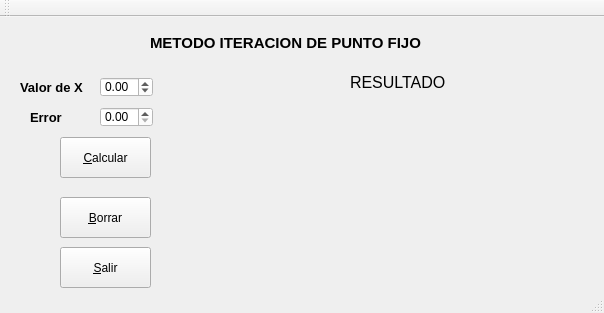
<?xml version="1.0" encoding="UTF-8"?>
<ui version="4.0">
 <class>puntofijo</class>
 <widget class="QMainWindow" name="puntofijo">
  <property name="geometry">
   <rect>
    <x>0</x>
    <y>0</y>
    <width>604</width>
    <height>313</height>
   </rect>
  </property>
  <property name="windowTitle">
   <string>puntofijo</string>
  </property>
  <property name="styleSheet">
   <string notr="true"/>
  </property>
  <widget class="QWidget" name="centralWidget">
   <widget class="QPushButton" name="SALIR">
    <property name="geometry">
     <rect>
      <x>60</x>
      <y>230</y>
      <width>91</width>
      <height>41</height>
     </rect>
    </property>
    <property name="styleSheet">
     <string notr="true"/>
    </property>
    <property name="text">
     <string>&amp;Salir</string>
    </property>
   </widget>
   <widget class="QPushButton" name="borrar">
    <property name="geometry">
     <rect>
      <x>60</x>
      <y>180</y>
      <width>91</width>
      <height>41</height>
     </rect>
    </property>
    <property name="styleSheet">
     <string notr="true"/>
    </property>
    <property name="text">
     <string>&amp;Borrar</string>
    </property>
   </widget>
   <widget class="QPushButton" name="calcular">
    <property name="enabled">
     <bool>true</bool>
    </property>
    <property name="geometry">
     <rect>
      <x>60</x>
      <y>120</y>
      <width>91</width>
      <height>41</height>
     </rect>
    </property>
    <property name="styleSheet">
     <string notr="true"/>
    </property>
    <property name="text">
     <string>&amp;Calcular</string>
    </property>
   </widget>
   <widget class="QDoubleSpinBox" name="error">
    <property name="geometry">
     <rect>
      <x>100</x>
      <y>90</y>
      <width>53</width>
      <height>20</height>
     </rect>
    </property>
    <property name="styleSheet">
     <string notr="true">background-color: rgb(255, 255, 255);</string>
    </property>
    <property name="decimals">
     <number>2</number>
    </property>
   </widget>
   <widget class="QDoubleSpinBox" name="x">
    <property name="geometry">
     <rect>
      <x>100</x>
      <y>60</y>
      <width>53</width>
      <height>20</height>
     </rect>
    </property>
    <property name="styleSheet">
     <string notr="true">background-color: rgb(255, 255, 255);
</string>
    </property>
    <property name="decimals">
     <number>2</number>
    </property>
    <property name="minimum">
     <double>-99.000000000000000</double>
    </property>
   </widget>
   <widget class="QLabel" name="label">
    <property name="geometry">
     <rect>
      <x>30</x>
      <y>90</y>
      <width>41</width>
      <height>21</height>
     </rect>
    </property>
    <property name="font">
     <font>
      <pointsize>10</pointsize>
      <weight>75</weight>
      <bold>true</bold>
     </font>
    </property>
    <property name="styleSheet">
     <string notr="true"/>
    </property>
    <property name="text">
     <string>Error</string>
    </property>
   </widget>
   <widget class="QLabel" name="label_2">
    <property name="geometry">
     <rect>
      <x>20</x>
      <y>60</y>
      <width>71</width>
      <height>21</height>
     </rect>
    </property>
    <property name="font">
     <font>
      <pointsize>10</pointsize>
      <weight>75</weight>
      <bold>true</bold>
     </font>
    </property>
    <property name="styleSheet">
     <string notr="true"/>
    </property>
    <property name="text">
     <string>Valor de X</string>
    </property>
   </widget>
   <widget class="QLabel" name="label_4">
    <property name="geometry">
     <rect>
      <x>350</x>
      <y>50</y>
      <width>101</width>
      <height>31</height>
     </rect>
    </property>
    <property name="font">
     <font>
      <family>MS Shell Dlg 2</family>
      <pointsize>12</pointsize>
      <weight>50</weight>
      <italic>false</italic>
      <bold>false</bold>
     </font>
    </property>
    <property name="styleSheet">
     <string notr="true"/>
    </property>
    <property name="text">
     <string>RESULTADO</string>
    </property>
   </widget>
   <widget class="QLabel" name="Resultado">
    <property name="geometry">
     <rect>
      <x>260</x>
      <y>100</y>
      <width>301</width>
      <height>181</height>
     </rect>
    </property>
    <property name="styleSheet">
     <string notr="true">color: rgb(0, 85, 0);
font: 75 12pt &quot;MS Shell Dlg 2&quot;;</string>
    </property>
    <property name="text">
     <string/>
    </property>
   </widget>
   <widget class="QLabel" name="label_3">
    <property name="geometry">
     <rect>
      <x>150</x>
      <y>10</y>
      <width>331</width>
      <height>31</height>
     </rect>
    </property>
    <property name="font">
     <font>
      <pointsize>11</pointsize>
      <weight>75</weight>
      <bold>true</bold>
     </font>
    </property>
    <property name="styleSheet">
     <string notr="true"/>
    </property>
    <property name="text">
     <string>METODO ITERACION DE PUNTO FIJO</string>
    </property>
   </widget>
  </widget>
  <widget class="QToolBar" name="mainToolBar">
   <attribute name="toolBarArea">
    <enum>TopToolBarArea</enum>
   </attribute>
   <attribute name="toolBarBreak">
    <bool>false</bool>
   </attribute>
  </widget>
  <widget class="QStatusBar" name="statusBar"/>
 </widget>
 <layoutdefault spacing="6" margin="11"/>
 <resources/>
 <connections/>
</ui>
